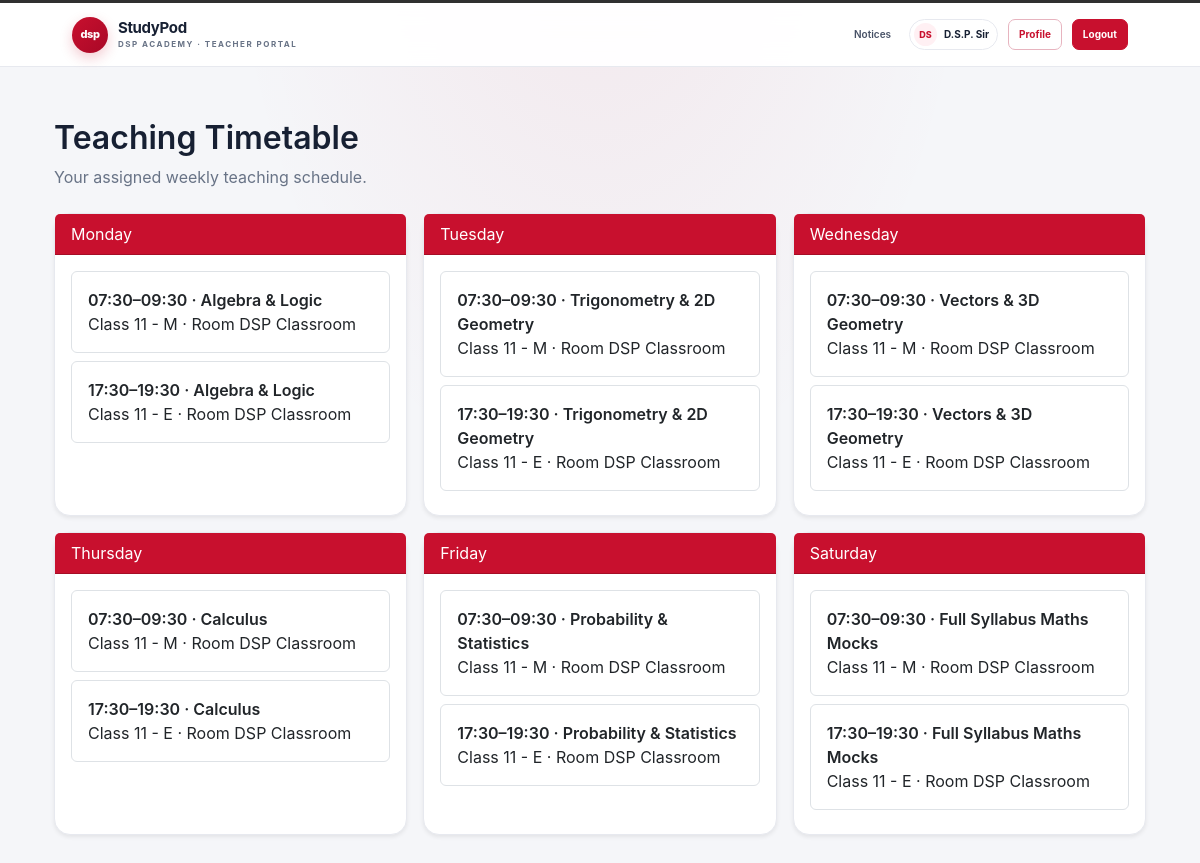
Page /academics/teacher/timetable/ (signed in) on the committed database.
### accounts/models.py (models this page shows, shortened)
class User(AbstractUser):
    class Role(models.TextChoices):
        TEACHER = "TEACHER", "Teacher"
        STUDENT = "STUDENT", "Student"
        PARENT = "PARENT", "Parent"
    role = models.CharField(
        max_length=10,
        choices=Role.choices,
        default=Role.STUDENT,
    )

### academics/models.py (models this page shows, shortened)
class Timetable(models.Model):
    class DayOfWeek(models.TextChoices):
        MONDAY = "MONDAY", "Monday"
        TUESDAY = "TUESDAY", "Tuesday"
        WEDNESDAY = "WEDNESDAY", "Wednesday"
        THURSDAY = "THURSDAY", "Thursday"
        FRIDAY = "FRIDAY", "Friday"
        SATURDAY = "SATURDAY", "Saturday"
    student_class = models.ForeignKey(
        Class, on_delete=models.CASCADE, related_name="timetable_entries"
    )
    subject = models.ForeignKey(
        Subject, on_delete=models.CASCADE, related_name="timetable_entries"
    )
    teacher = models.ForeignKey(
        "accounts.TeacherProfile",
        on_delete=models.SET_NULL,
        null=True,
        blank=True,
        related_name="timetable_entries",
    )
    day_of_week = models.CharField(max_length=9, choices=DayOfWeek.choices)
    start_time = models.TimeField()
    end_time = models.TimeField()
    room_number = models.CharField(max_length=50, blank=True)
    class Meta:
        ordering = ("day_of_week", "start_time", "student_class__name")

class Subject(models.Model):
    name = models.CharField(max_length=100)
    code = models.CharField(max_length=20, unique=True)

class Class(models.Model):
    name = models.CharField(max_length=50)
    section = models.CharField(max_length=10)
    academic_year = models.CharField(max_length=20)
    def __str__(self):
        return f"{self.name} - {self.section}"

### academics/views.py (the view)
# urls.py: path("teacher/timetable/", views.teacher_timetable, name="teacher_timetable"),
@login_required
def teacher_timetable(request):
    if request.user.role != "TEACHER":
        return redirect("dashboard")
    teacher = request.user.teacher_profile
    entries = list(
        Timetable.objects.filter(teacher=teacher)
        .filter(
            student_class__teaching_assignments__teacher=teacher,
            student_class__teaching_assignments__subject=models.F("subject"),
        )
        .select_related("student_class", "subject", "teacher__user")
        .distinct()
    )
    return render(request, "academics/teacher_timetable.html", {
        "days": _timetable_days(entries),
    })

### academics/views.py (called while the page is built)
def _timetable_days(entries):
    by_day = {code: [] for code, _label in WEEKDAYS}
    for entry in entries:
        by_day[entry.day_of_week].append(entry)
    return [
        {"code": code, "label": label, "entries": by_day[code]}
        for code, label in WEEKDAYS
    ]

### academics/templates/academics/teacher_timetable.html (shortened to what this page needs)
{% extends "accounts/base.html" %}
{% block content %}
<div class="container mt-3">
    <div class="mb-4"><h2>Teaching Timetable</h2><p class="text-muted">Your assigned weekly teaching schedule.</p></div>
    <div class="row g-3">
        {% for day in days %}
        <div class="col-12 col-md-6 col-xl-4">
            <section class="card shadow-sm h-100">
                <div class="card-header bg-dark text-white">{{ day.label }}</div>
                <div class="card-body">
                    {% for entry in day.entries %}
                    <article class="border rounded p-3 mb-2">
                        <div class="fw-semibold">{{ entry.start_time|time:"H:i" }}–{{ entry.end_time|time:"H:i" }} · {{ entry.subject.name }}</div>
                        <div>Class {{ entry.student_class }}{% if entry.room_number %} · Room {{ entry.room_number }}{% endif %}</div>
                    </article>
                    {% empty %}<p class="text-muted mb-0">No classes scheduled.</p>{% endfor %}
                </div>
            </section>
        </div>
        {% endfor %}
    </div>
</div>
{% endblock %}

### accounts/templates/accounts/partials/student_portal_header.html
<nav class="navbar navbar-expand-lg student-nav" aria-label="Student portal">
    <div class="container-fluid student-nav-inner">
        <a class="student-brand" href="{% url 'dashboard' %}" aria-label="StudyPod student dashboard">
            <span class="student-brand-mark">dsp</span>
            <span class="student-brand-copy">
                <strong>StudyPod</strong>
                <small>DSP ACADEMY · {% if user.role == "TEACHER" %}TEACHER PORTAL{% elif user.role == "PARENT" %}PARENT PORTAL{% else %}STUDENT PORTAL{% endif %}</small>
            </span>
        </a>
        <div class="student-nav-links">
            <a href="{% url 'notices' %}">Notices</a>
            <span class="student-user-chip">
                <span class="student-avatar">{% if user.first_name and user.last_name %}{{ user.first_name|first|upper }}{{ user.last_name|first|upper }}{% else %}{{ user.get_full_name|default:user.username|first|upper }}{% endif %}</span>
                {{ user.get_full_name|default:user.username }}
            </span>
            <a class="student-nav-button" href="{% url 'profile' %}">Profile</a>
            <a class="student-nav-button student-logout" href="{% url 'logout' %}">Logout</a>
        </div>
    </div>
</nav>

### accounts/templates/accounts/base.html (style rules this page uses)
:root { --sp-primary: #2563eb; --sp-navy: #0f172a; --sp-background: #f8fafc; --sp-text: #1e293b; --sp-muted: #64748b; --sp-border: #e2e8f0; }
body { background: var(--sp-background); color: var(--sp-text); font-family: -apple-system, BlinkMacSystemFont, "Segoe UI", sans-serif; }
h1, h2, h3, h4, h5, h6 { color: var(--sp-navy); font-weight: 600; }
.card { background-color: #fff; border: 1px solid var(--sp-border); border-radius: 12px; box-shadow: 0 2px 8px rgb(15 23 42 / 5%); }
a:not(.btn):not(.navbar-brand) { color: var(--sp-primary); }
.navbar a:not(.btn):not(.navbar-brand) { color: #fff; }
.text-muted { color: var(--sp-muted) !important; }

### rows in the picture
User: first_name|first "D", last_name|first "S", get_full_name "D.S.P. Sir"
Timetable: start_time "07:30", end_time "09:30", subject.name "Algebra & Logic", student_class "11 - M", room_number "DSP Classroom"
Timetable: start_time "17:30", end_time "19:30", subject.name "Algebra & Logic", student_class "11 - E", room_number "DSP Classroom"
Timetable: start_time "07:30", end_time "09:30", subject.name "Trigonometry & 2D Geometry", student_class "11 - M", room_number "DSP Classroom"
Timetable: start_time "17:30", end_time "19:30", subject.name "Trigonometry & 2D Geometry", student_class "11 - E", room_number "DSP Classroom"
Timetable: start_time "07:30", end_time "09:30", subject.name "Vectors & 3D Geometry", student_class "11 - M", room_number "DSP Classroom"
Timetable: start_time "17:30", end_time "19:30", subject.name "Vectors & 3D Geometry", student_class "11 - E", room_number "DSP Classroom"
Timetable: start_time "07:30", end_time "09:30", subject.name "Calculus", student_class "11 - M", room_number "DSP Classroom"
Timetable: start_time "17:30", end_time "19:30", subject.name "Calculus", student_class "11 - E", room_number "DSP Classroom"
Timetable: start_time "07:30", end_time "09:30", subject.name "Probability & Statistics", student_class "11 - M", room_number "DSP Classroom"
Timetable: start_time "17:30", end_time "19:30", subject.name "Probability & Statistics", student_class "11 - E", room_number "DSP Classroom"
Timetable: start_time "07:30", end_time "09:30", subject.name "Full Syllabus Maths Mocks", student_class "11 - M", room_number "DSP Classroom"
Timetable: start_time "17:30", end_time "19:30", subject.name "Full Syllabus Maths Mocks", student_class "11 - E", room_number "DSP Classroom"

### other values in the picture
{{ day.label }} "Monday" "Tuesday" "Wednesday" "Thursday" "Friday" "Saturday"
